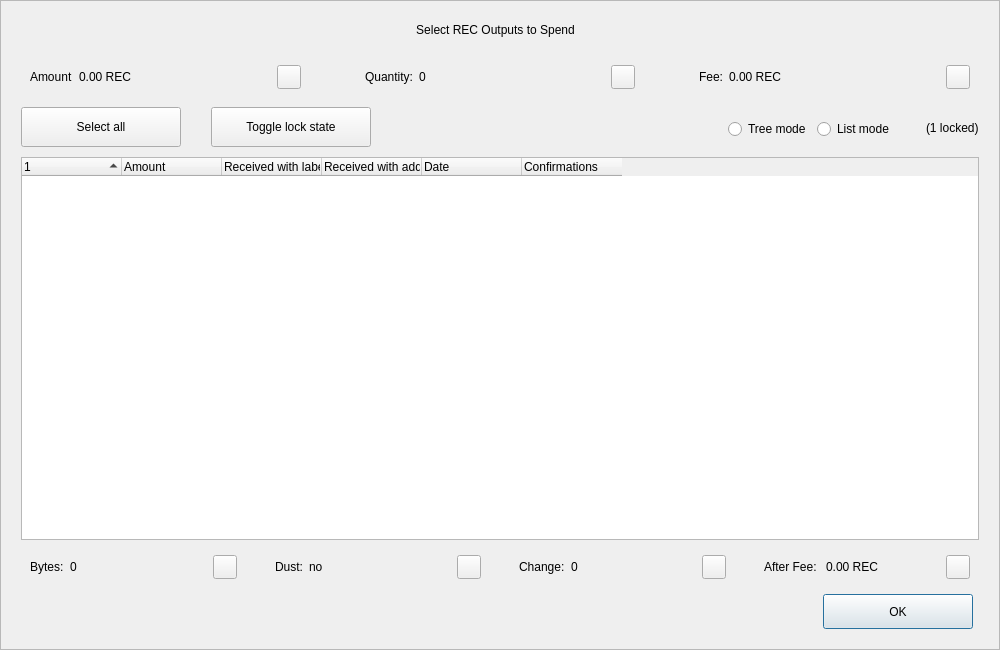
<?xml version="1.0" encoding="UTF-8"?>
<ui version="4.0">
 <class>CoinControlDialog</class>
 <widget class="QDialog" name="CoinControlDialog">
  <property name="geometry">
   <rect>
    <x>0</x>
    <y>0</y>
    <width>1000</width>
    <height>650</height>
   </rect>
  </property>
  <property name="minimumSize">
   <size>
    <width>950</width>
    <height>650</height>
   </size>
  </property>
  <property name="windowTitle">
   <string>Coin Selection</string>
  </property>
  <property name="styleSheet">
   <string notr="true"/>
  </property>
  <layout class="QVBoxLayout" name="verticalLayout">
   <property name="spacing">
    <number>0</number>
   </property>
   <property name="leftMargin">
    <number>0</number>
   </property>
   <property name="topMargin">
    <number>0</number>
   </property>
   <property name="rightMargin">
    <number>0</number>
   </property>
   <property name="bottomMargin">
    <number>0</number>
   </property>
   <item>
    <widget class="QFrame" name="frameContainer">
     <property name="toolTipDuration">
      <number>0</number>
     </property>
     <property name="frameShape">
      <enum>QFrame::StyledPanel</enum>
     </property>
     <property name="frameShadow">
      <enum>QFrame::Raised</enum>
     </property>
     <layout class="QVBoxLayout" name="verticalLayout_2">
      <property name="leftMargin">
       <number>0</number>
      </property>
      <property name="rightMargin">
       <number>0</number>
      </property>
      <property name="bottomMargin">
       <number>20</number>
      </property>
      <item>
       <layout class="QHBoxLayout" name="horizontalLayout_12">
        <property name="spacing">
         <number>0</number>
        </property>
        <property name="leftMargin">
         <number>20</number>
        </property>
        <property name="rightMargin">
         <number>30</number>
        </property>
        <item>
         <spacer name="horizontalSpacer_4">
          <property name="orientation">
           <enum>Qt::Horizontal</enum>
          </property>
          <property name="sizeHint" stdset="0">
           <size>
            <width>40</width>
            <height>20</height>
           </size>
          </property>
         </spacer>
        </item>
        <item>
         <widget class="QLabel" name="labelTitle">
          <property name="minimumSize">
           <size>
            <width>0</width>
            <height>40</height>
           </size>
          </property>
          <property name="maximumSize">
           <size>
            <width>16777215</width>
            <height>40</height>
           </size>
          </property>
          <property name="text">
           <string>Select REC Outputs to Spend</string>
          </property>
          <property name="alignment">
           <set>Qt::AlignCenter</set>
          </property>
          <property name="margin">
           <number>7</number>
          </property>
         </widget>
        </item>
        <item>
         <spacer name="horizontalSpacer_5">
          <property name="orientation">
           <enum>Qt::Horizontal</enum>
          </property>
          <property name="sizeHint" stdset="0">
           <size>
            <width>40</width>
            <height>20</height>
           </size>
          </property>
         </spacer>
        </item>
       </layout>
      </item>
      <item>
       <layout class="QHBoxLayout" name="horizontalLayout_8">
        <property name="leftMargin">
         <number>20</number>
        </property>
        <property name="rightMargin">
         <number>20</number>
        </property>
        <item>
         <widget class="QWidget" name="layoutAmount" native="true">
          <layout class="QHBoxLayout" name="horizontalLayout_9" stretch="0,1,0">
           <item>
            <widget class="QLabel" name="labelCoinControlAmountText">
             <property name="text">
              <string>Amount</string>
             </property>
            </widget>
           </item>
           <item>
            <widget class="QLabel" name="labelCoinControlAmount">
             <property name="text">
              <string>0.00 REC</string>
             </property>
            </widget>
           </item>
           <item alignment="Qt::AlignHCenter|Qt::AlignVCenter">
            <widget class="QPushButton" name="pushButtonAmount">
             <property name="minimumSize">
              <size>
               <width>0</width>
               <height>24</height>
              </size>
             </property>
             <property name="maximumSize">
              <size>
               <width>24</width>
               <height>26</height>
              </size>
             </property>
             <property name="focusPolicy">
              <enum>Qt::NoFocus</enum>
             </property>
             <property name="styleSheet">
              <string notr="true">padding-bottom:2px;
padding-right:4px;</string>
             </property>
             <property name="text">
              <string/>
             </property>
            </widget>
           </item>
          </layout>
         </widget>
        </item>
        <item>
         <spacer name="horizontalSpacer_2">
          <property name="orientation">
           <enum>Qt::Horizontal</enum>
          </property>
          <property name="sizeType">
           <enum>QSizePolicy::Fixed</enum>
          </property>
          <property name="sizeHint" stdset="0">
           <size>
            <width>40</width>
            <height>20</height>
           </size>
          </property>
         </spacer>
        </item>
        <item>
         <widget class="QWidget" name="layoutQuantity" native="true">
          <layout class="QHBoxLayout" name="horizontalLayout_10" stretch="0,1,0">
           <item>
            <widget class="QLabel" name="labelCoinControlQuantityText">
             <property name="text">
              <string>Quantity:</string>
             </property>
            </widget>
           </item>
           <item>
            <widget class="QLabel" name="labelCoinControlQuantity">
             <property name="text">
              <string>0</string>
             </property>
            </widget>
           </item>
           <item alignment="Qt::AlignHCenter|Qt::AlignVCenter">
            <widget class="QPushButton" name="pushButtonQuantity">
             <property name="minimumSize">
              <size>
               <width>0</width>
               <height>24</height>
              </size>
             </property>
             <property name="maximumSize">
              <size>
               <width>24</width>
               <height>26</height>
              </size>
             </property>
             <property name="focusPolicy">
              <enum>Qt::NoFocus</enum>
             </property>
             <property name="styleSheet">
              <string notr="true">padding-bottom:2px;
               padding-right:4px;</string>
             </property>
             <property name="text">
              <string/>
             </property>
            </widget>
           </item>
          </layout>
         </widget>
        </item>
        <item>
         <spacer name="horizontalSpacer_22">
          <property name="orientation">
           <enum>Qt::Horizontal</enum>
          </property>
          <property name="sizeType">
           <enum>QSizePolicy::Fixed</enum>
          </property>
          <property name="sizeHint" stdset="0">
           <size>
            <width>40</width>
            <height>20</height>
           </size>
          </property>
         </spacer>
        </item>
        <item>
         <widget class="QWidget" name="layoutFee" native="true">
          <layout class="QHBoxLayout" name="horizontalLayout_11" stretch="0,1,0">
           <item>
            <widget class="QLabel" name="labelCoinControlFeeText">
             <property name="text">
              <string>Fee:</string>
             </property>
            </widget>
           </item>
           <item>
            <widget class="QLabel" name="labelCoinControlFee">
             <property name="text">
              <string>0.00 REC</string>
             </property>
            </widget>
           </item>
           <item alignment="Qt::AlignHCenter|Qt::AlignVCenter">
            <widget class="QPushButton" name="pushButtonFee">
             <property name="minimumSize">
              <size>
               <width>0</width>
               <height>24</height>
              </size>
             </property>
             <property name="maximumSize">
              <size>
               <width>24</width>
               <height>26</height>
              </size>
             </property>
             <property name="focusPolicy">
              <enum>Qt::NoFocus</enum>
             </property>
             <property name="styleSheet">
              <string notr="true">padding-bottom:2px;
               padding-right:4px;</string>
             </property>
             <property name="text">
              <string/>
             </property>
            </widget>
           </item>
          </layout>
         </widget>
        </item>
       </layout>
      </item>
      <item>
       <widget class="QFrame" name="frame">
        <property name="minimumSize">
         <size>
          <width>0</width>
          <height>40</height>
         </size>
        </property>
        <property name="styleSheet">
         <string notr="true">#frame {
	border:0;
}</string>
        </property>
        <property name="frameShape">
         <enum>QFrame::StyledPanel</enum>
        </property>
        <property name="frameShadow">
         <enum>QFrame::Sunken</enum>
        </property>
        <layout class="QHBoxLayout" name="horizontalLayout">
         <property name="spacing">
          <number>0</number>
         </property>
         <property name="leftMargin">
          <number>20</number>
         </property>
         <property name="topMargin">
          <number>0</number>
         </property>
         <property name="rightMargin">
          <number>20</number>
         </property>
         <property name="bottomMargin">
          <number>0</number>
         </property>
         <item>
          <layout class="QHBoxLayout" name="horizontalLayoutPanel" stretch="0,0,0,0,0,0">
           <property name="spacing">
            <number>20</number>
           </property>
           <item>
            <widget class="QPushButton" name="pushButtonSelectAll">
             <property name="sizePolicy">
              <sizepolicy hsizetype="Maximum" vsizetype="Fixed">
               <horstretch>0</horstretch>
               <verstretch>0</verstretch>
              </sizepolicy>
             </property>
             <property name="minimumSize">
              <size>
               <width>160</width>
               <height>40</height>
              </size>
             </property>
             <property name="maximumSize">
              <size>
               <width>16777215</width>
               <height>40</height>
              </size>
             </property>
             <property name="text">
              <string>Select all</string>
             </property>
             <property name="checkable">
              <bool>true</bool>
             </property>
             <property name="checked">
              <bool>false</bool>
             </property>
             <property name="autoExclusive">
              <bool>false</bool>
             </property>
             <property name="autoDefault">
              <bool>false</bool>
             </property>
            </widget>
           </item>
           <item>
            <spacer name="horizontalSpacer_6">
             <property name="orientation">
              <enum>Qt::Horizontal</enum>
             </property>
             <property name="sizeType">
              <enum>QSizePolicy::Fixed</enum>
             </property>
             <property name="sizeHint" stdset="0">
              <size>
               <width>10</width>
               <height>20</height>
              </size>
             </property>
            </spacer>
           </item>
           <item>
            <widget class="QPushButton" name="pushButtonToggleLock">
             <property name="sizePolicy">
              <sizepolicy hsizetype="Maximum" vsizetype="Fixed">
               <horstretch>0</horstretch>
               <verstretch>0</verstretch>
              </sizepolicy>
             </property>
             <property name="minimumSize">
              <size>
               <width>160</width>
               <height>40</height>
              </size>
             </property>
             <property name="maximumSize">
              <size>
               <width>16777215</width>
               <height>40</height>
              </size>
             </property>
             <property name="text">
              <string>Toggle lock state</string>
             </property>
             <property name="checkable">
              <bool>true</bool>
             </property>
             <property name="autoExclusive">
              <bool>false</bool>
             </property>
             <property name="autoDefault">
              <bool>false</bool>
             </property>
            </widget>
           </item>
           <item>
            <spacer name="horizontalSpacer_7">
             <property name="orientation">
              <enum>Qt::Horizontal</enum>
             </property>
             <property name="sizeType">
              <enum>QSizePolicy::Expanding</enum>
             </property>
             <property name="sizeHint" stdset="0">
              <size>
               <width>30</width>
               <height>20</height>
              </size>
             </property>
            </spacer>
           </item>
           <item alignment="Qt::AlignRight">
            <widget class="QGroupBox" name="groupBox_2">
             <property name="styleSheet">
              <string notr="true">#groupBox_2 {
    background-color:transparent;
    border-radius:0;
}</string>
             </property>
             <property name="title">
              <string/>
             </property>
             <layout class="QHBoxLayout" name="horizontalLayout_14">
              <item>
               <widget class="QRadioButton" name="radioTreeMode">
                <property name="sizePolicy">
                 <sizepolicy hsizetype="Maximum" vsizetype="Fixed">
                  <horstretch>0</horstretch>
                  <verstretch>0</verstretch>
                 </sizepolicy>
                </property>
                <property name="text">
                 <string>Tree mode</string>
                </property>
               </widget>
              </item>
              <item>
               <widget class="QRadioButton" name="radioListMode">
                <property name="sizePolicy">
                 <sizepolicy hsizetype="Maximum" vsizetype="Fixed">
                  <horstretch>0</horstretch>
                  <verstretch>0</verstretch>
                 </sizepolicy>
                </property>
                <property name="text">
                 <string>List mode</string>
                </property>
                <property name="checked">
                 <bool>false</bool>
                </property>
               </widget>
              </item>
             </layout>
            </widget>
           </item>
           <item>
            <widget class="QLabel" name="labelLocked">
             <property name="text">
              <string>(1 locked)</string>
             </property>
            </widget>
           </item>
          </layout>
         </item>
        </layout>
       </widget>
      </item>
      <item>
       <layout class="QHBoxLayout" name="horizontalLayout_13">
        <property name="leftMargin">
         <number>20</number>
        </property>
        <property name="rightMargin">
         <number>20</number>
        </property>
        <item>
         <widget class="CoinControlTreeWidget" name="treeWidget">
          <property name="contextMenuPolicy">
           <enum>Qt::CustomContextMenu</enum>
          </property>
          <property name="styleSheet">
           <string notr="true"/>
          </property>
          <property name="sortingEnabled">
           <bool>false</bool>
          </property>
          <property name="columnCount">
           <number>6</number>
          </property>
          <attribute name="headerShowSortIndicator" stdset="0">
           <bool>true</bool>
          </attribute>
          <attribute name="headerStretchLastSection">
           <bool>false</bool>
          </attribute>
          <column>
           <property name="text">
            <string/>
           </property>
          </column>
          <column>
           <property name="text">
            <string>Amount</string>
           </property>
          </column>
          <column>
           <property name="text">
            <string>Received with label</string>
           </property>
          </column>
          <column>
           <property name="text">
            <string>Received with address</string>
           </property>
          </column>
          <column>
           <property name="text">
            <string>Date</string>
           </property>
          </column>
          <column>
           <property name="text">
            <string>Confirmations</string>
           </property>
           <property name="toolTip">
            <string>Confirmed</string>
           </property>
          </column>
         </widget>
        </item>
       </layout>
      </item>
      <item>
       <layout class="QHBoxLayout" name="horizontalLayout_3">
        <property name="spacing">
         <number>20</number>
        </property>
        <property name="leftMargin">
         <number>20</number>
        </property>
        <property name="rightMargin">
         <number>20</number>
        </property>
        <item>
         <widget class="QWidget" name="layoutBytes" native="true">
          <layout class="QHBoxLayout" name="horizontalLayout_4" stretch="0,1,0">
           <item>
            <widget class="QLabel" name="labelCoinControlBytesText">
             <property name="text">
              <string>Bytes:</string>
             </property>
            </widget>
           </item>
           <item>
            <widget class="QLabel" name="labelCoinControlBytes">
             <property name="text">
              <string>0</string>
             </property>
            </widget>
           </item>
           <item alignment="Qt::AlignHCenter|Qt::AlignVCenter">
            <widget class="QPushButton" name="pushButtonBytes">
             <property name="minimumSize">
              <size>
               <width>0</width>
               <height>24</height>
              </size>
             </property>
             <property name="maximumSize">
              <size>
               <width>24</width>
               <height>26</height>
              </size>
             </property>
             <property name="focusPolicy">
              <enum>Qt::NoFocus</enum>
             </property>
             <property name="styleSheet">
              <string notr="true">padding-bottom:2px;
               padding-right:4px;</string>
             </property>
             <property name="text">
              <string/>
             </property>
            </widget>
           </item>
          </layout>
         </widget>
        </item>
        <item>
         <widget class="QWidget" name="layoutDust" native="true">
          <layout class="QHBoxLayout" name="horizontalLayout_5" stretch="0,1,0">
           <item>
            <widget class="QLabel" name="labelCoinControlLowOutputText">
             <property name="text">
              <string>Dust:</string>
             </property>
            </widget>
           </item>
           <item>
            <widget class="QLabel" name="labelCoinControlLowOutput">
             <property name="text">
              <string>no</string>
             </property>
            </widget>
           </item>
           <item alignment="Qt::AlignHCenter|Qt::AlignVCenter">
            <widget class="QPushButton" name="pushButtonDust">
             <property name="minimumSize">
              <size>
               <width>0</width>
               <height>24</height>
              </size>
             </property>
             <property name="maximumSize">
              <size>
               <width>24</width>
               <height>26</height>
              </size>
             </property>
             <property name="focusPolicy">
              <enum>Qt::NoFocus</enum>
             </property>
             <property name="styleSheet">
              <string notr="true">padding-bottom:2px;
               padding-right:4px;</string>
             </property>
             <property name="text">
              <string/>
             </property>
            </widget>
           </item>
          </layout>
         </widget>
        </item>
        <item>
         <widget class="QWidget" name="layoutChange" native="true">
          <layout class="QHBoxLayout" name="horizontalLayout_6" stretch="0,1,0">
           <item>
            <widget class="QLabel" name="labelCoinControlChangeText">
             <property name="text">
              <string>Change:</string>
             </property>
            </widget>
           </item>
           <item>
            <widget class="QLabel" name="labelCoinControlChange">
             <property name="text">
              <string>0</string>
             </property>
            </widget>
           </item>
           <item alignment="Qt::AlignHCenter|Qt::AlignVCenter">
            <widget class="QPushButton" name="pushButtonChange">
             <property name="minimumSize">
              <size>
               <width>0</width>
               <height>24</height>
              </size>
             </property>
             <property name="maximumSize">
              <size>
               <width>24</width>
               <height>26</height>
              </size>
             </property>
             <property name="focusPolicy">
              <enum>Qt::NoFocus</enum>
             </property>
             <property name="styleSheet">
              <string notr="true">padding-bottom:2px;
               padding-right:4px;</string>
             </property>
             <property name="text">
              <string/>
             </property>
            </widget>
           </item>
          </layout>
         </widget>
        </item>
        <item>
         <widget class="QWidget" name="layoutAfter" native="true">
          <layout class="QHBoxLayout" name="horizontalLayout_7" stretch="0,1,0">
           <item>
            <widget class="QLabel" name="labelCoinControlAfterFeeText">
             <property name="text">
              <string>After Fee: </string>
             </property>
            </widget>
           </item>
           <item>
            <widget class="QLabel" name="labelCoinControlAfterFee">
             <property name="text">
              <string>0.00 REC</string>
             </property>
            </widget>
           </item>
           <item alignment="Qt::AlignHCenter|Qt::AlignVCenter">
            <widget class="QPushButton" name="pushButtonAlterFee">
             <property name="minimumSize">
              <size>
               <width>0</width>
               <height>24</height>
              </size>
             </property>
             <property name="maximumSize">
              <size>
               <width>24</width>
               <height>26</height>
              </size>
             </property>
             <property name="focusPolicy">
              <enum>Qt::NoFocus</enum>
             </property>
             <property name="styleSheet">
              <string notr="true">padding-bottom:2px;
               padding-right:4px;</string>
             </property>
             <property name="text">
              <string/>
             </property>
            </widget>
           </item>
          </layout>
         </widget>
        </item>
       </layout>
      </item>
      <item>
       <layout class="QHBoxLayout" name="horizontalLayout_2">
        <property name="spacing">
         <number>0</number>
        </property>
        <property name="leftMargin">
         <number>20</number>
        </property>
        <property name="rightMargin">
         <number>26</number>
        </property>
        <item>
         <spacer name="horizontalSpacer_3">
          <property name="orientation">
           <enum>Qt::Horizontal</enum>
          </property>
          <property name="sizeHint" stdset="0">
           <size>
            <width>558</width>
            <height>20</height>
           </size>
          </property>
         </spacer>
        </item>
        <item>
         <widget class="QPushButton" name="pushButtonOk">
          <property name="minimumSize">
           <size>
            <width>150</width>
            <height>35</height>
           </size>
          </property>
          <property name="text">
           <string>OK</string>
          </property>
         </widget>
        </item>
       </layout>
      </item>
     </layout>
    </widget>
   </item>
  </layout>
 </widget>
 <customwidgets>
  <customwidget>
   <class>CoinControlTreeWidget</class>
   <extends>QTreeWidget</extends>
   <header>coincontroltreewidget.h</header>
  </customwidget>
 </customwidgets>
 <resources/>
 <connections/>
</ui>
